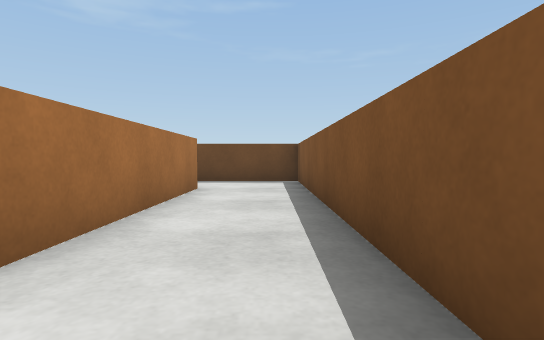
view 1 (above)

24 first-person views from a walk through a Webots world. The camera is 0.03 m above the floor, tilts 2° down and sees 80° across. The floor is counted in squares, 0.05 m on a side. Each view is taken from the middle of a square. On the plan, view 1 faces up. The plan holds only what a view shows up to about 9 squares ahead; the rest is blank. The robots in the file are not drawn. Webots' stock objects and surfaces are drawn as simple stand-ins.

view 2
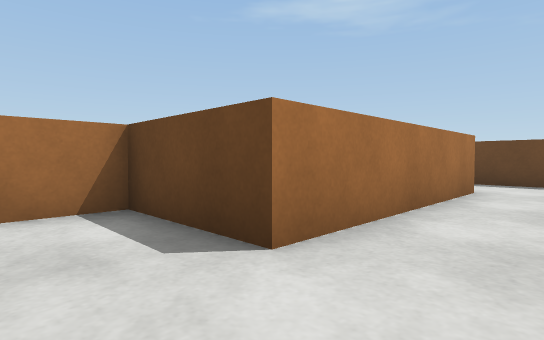

view 3
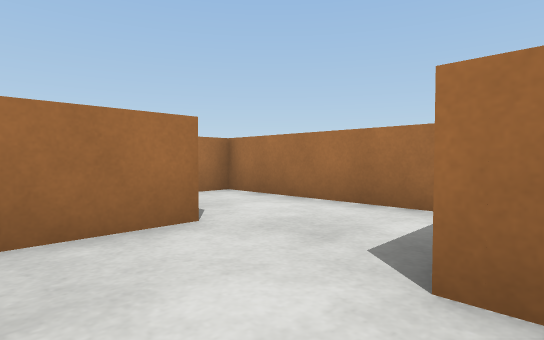

view 4
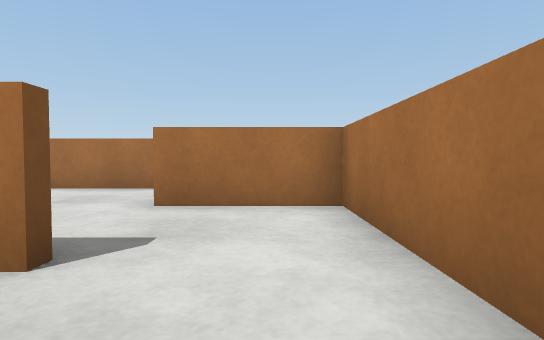

view 5
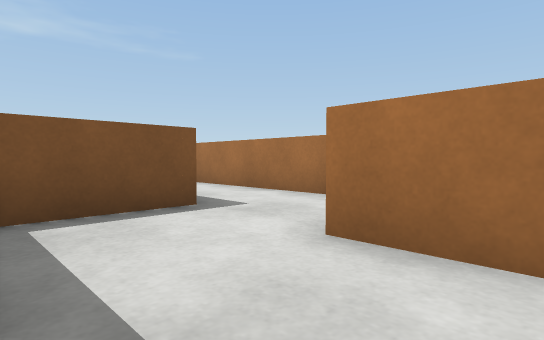

view 6
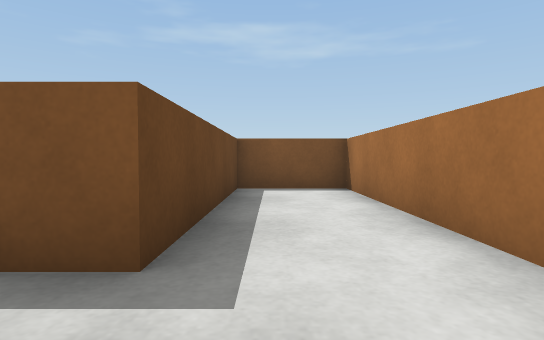

view 7
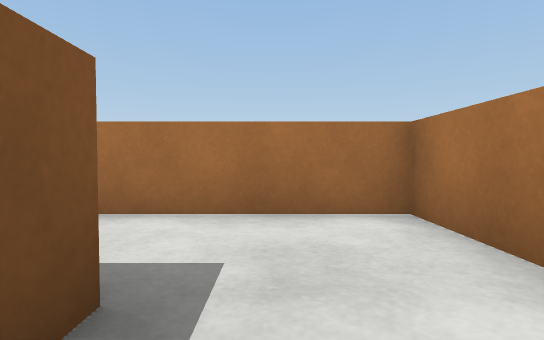

view 8
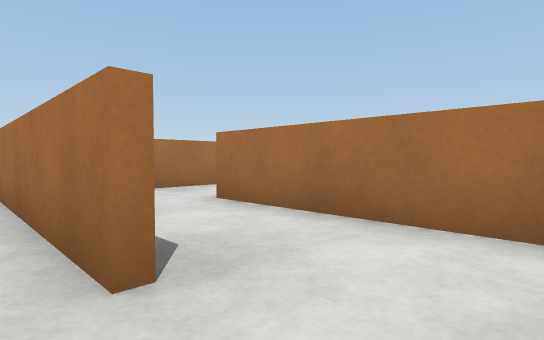

view 9
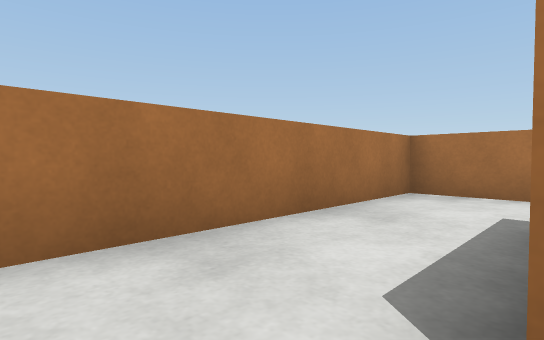

view 10
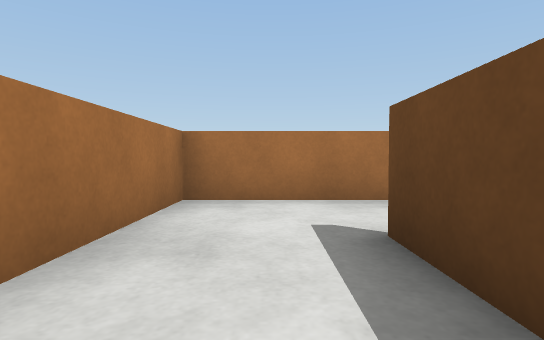

view 11
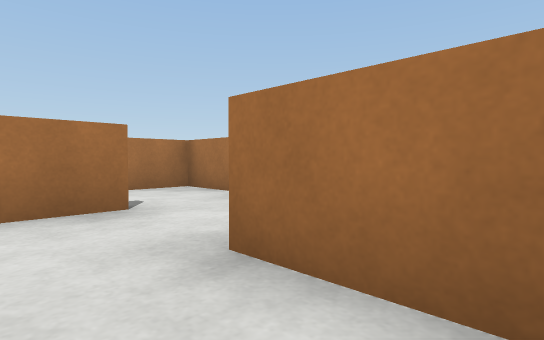

view 12
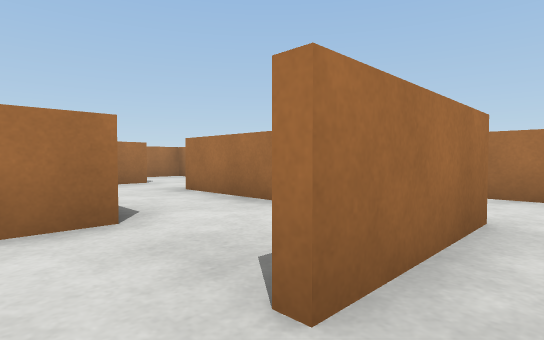

view 13
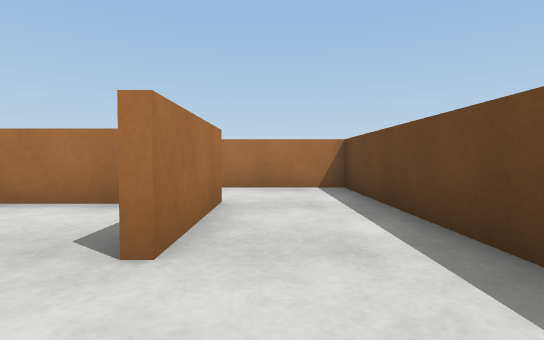

view 14
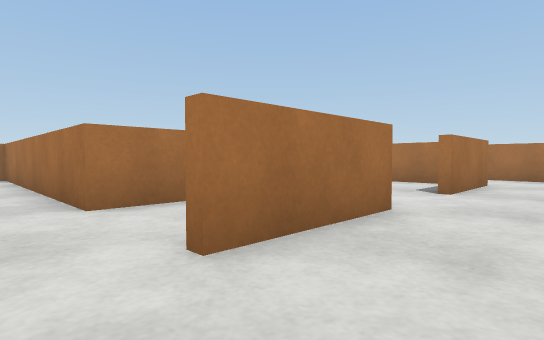

view 15
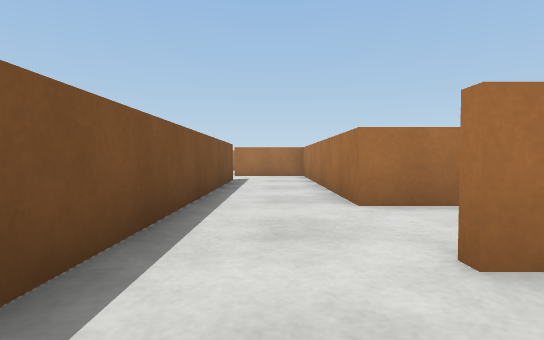

view 16
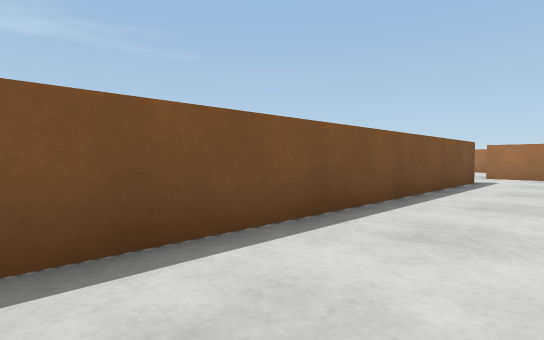

view 17
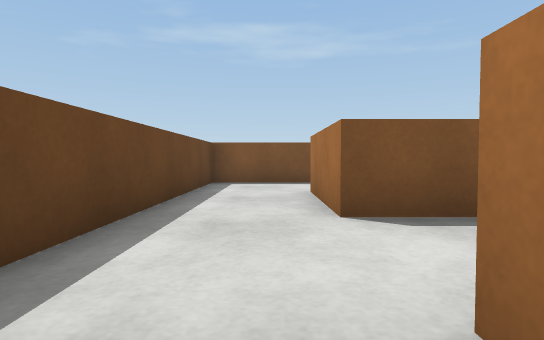

view 18
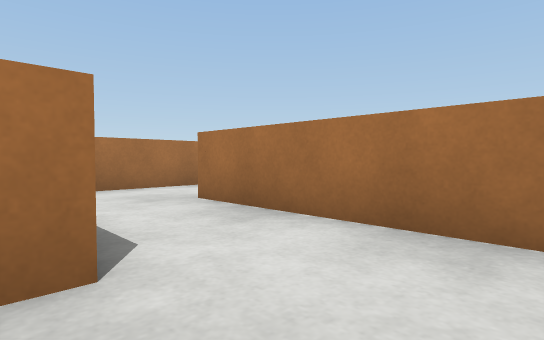

view 19
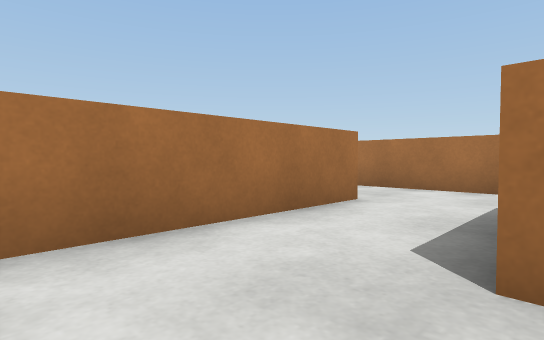

view 20
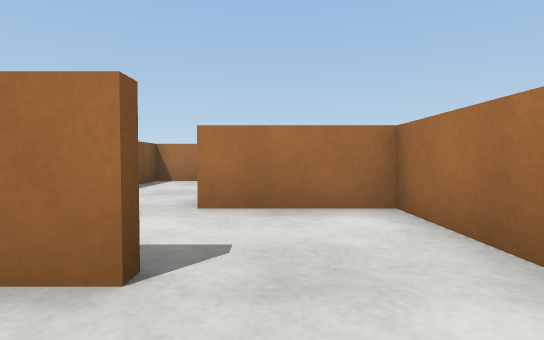

view 21
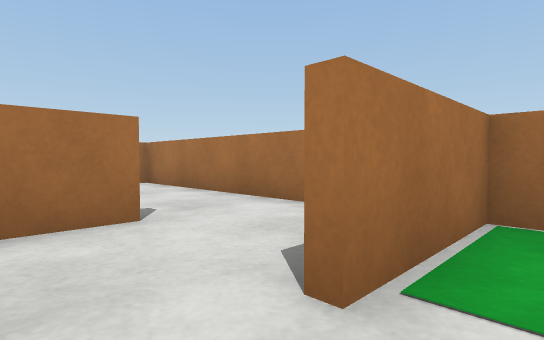

view 22
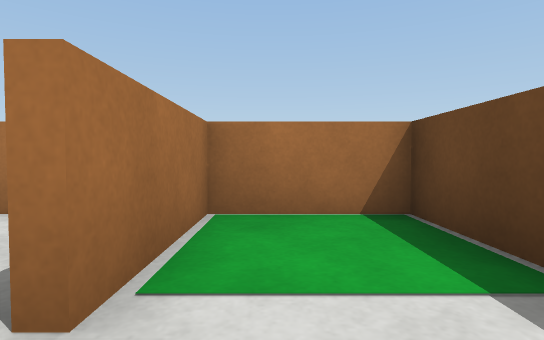

view 23
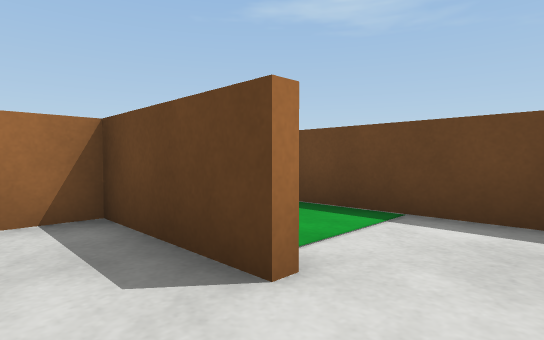

view 24
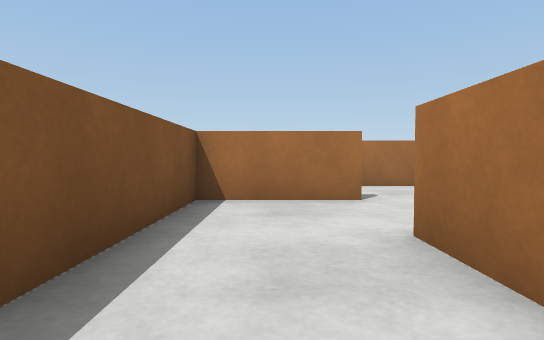

### Floor plan
Points are (right, up) in squares from view 1. A wall is a line through its corners. A room is listed if a view was taken in it or the views show most of it. See-through windows are left out.
Room 1 (views 1, 2, 3, 4, 5, 6, 7, 8, 9, 10, 11, 12, 13, 14, 15, 16, 17, 18, 19, 20, 21, 22, 23, 24)
walls: (-5, 3.9) (-6.5, 3.9); (-6.6, 4.1) (-5.2, 4.1); (-1.8, -0.7) (-0.1, -0.7); (-1.5, 6.6) (-1.5, 1.5) (-3.9, 1.5) (-3.9, -3.1) (-1.5, -3.1); (-3.9, 7.9) (-3.9, 3.9); (-8.7, 4.8) (-8.7, 1.7) (-3.1, 1.7); (0.7, 0.8) (0.7, 8.7) (-2, 8.7); (-4.1, 8.9) (-3.2, 8.9); (-0.5, 8.9) (0.9, 8.9) (0.9, 1.7) (2.5, 1.7); (-11.1, 2.8) (-11.1, 1.5); (3.1, 3.9) (3.1, 13.5) (-8.7, 13.5) (-8.7, 8.6); (-1.5, -3.8) (-1.5, -5.5) (5.5, -5.5) (5.5, -3.3) (0.7, -3.3) (0.7, -1.2); (-1.7, 9.9) (-1.7, 11.3) (1, 11.3); (-6.3, 10.4) (-6.3, 6.2); (-11.4, 6.5) (-7.1, 6.5); (-11.4, -0.7) (-8.9, -0.7) (-8.9, 2.8); (-6.6, 11.3) (-3.9, 11.3); (-11.4, 8.9) (-10.2, 8.9); (-11, 11.1) (-13.5, 11.1) (-13.5, 4.1) (-11, 4.1); (-13.2, -3.1) (-11.9, -3.1); (-10.2, 13.5) (-13.5, 13.5) (-13.5, 11.3) (-11, 11.3)

Positions as (right, up) in squares from view 1, and headings:
1: (0, 0), facing up
2: (0, 0), facing up-left
3: (0, 2), facing down-left
4: (-3, 1), facing down
5: (-3, -1), facing down-right
6: (-1, -4), facing right
7: (0, -2), facing down
8: (-1, 8), facing down-left
9: (-3, 4), facing down-left
10: (-4, 3), facing left
11: (-5, 8), facing down-left
12: (-3, 12), facing down-left
13: (-2, 12), facing left
14: (2, 13), facing down-left
15: (2, 13), facing down
16: (1, 13), facing down-right
17: (-5, 12), facing right
18: (-6, 13), facing down-left
19: (-7, 9), facing down-left
20: (-12, 8), facing down
21: (-10, 12), facing down-left
22: (-10, 12), facing left
23: (-10, 10), facing up-left
24: (-10, 4), facing down
